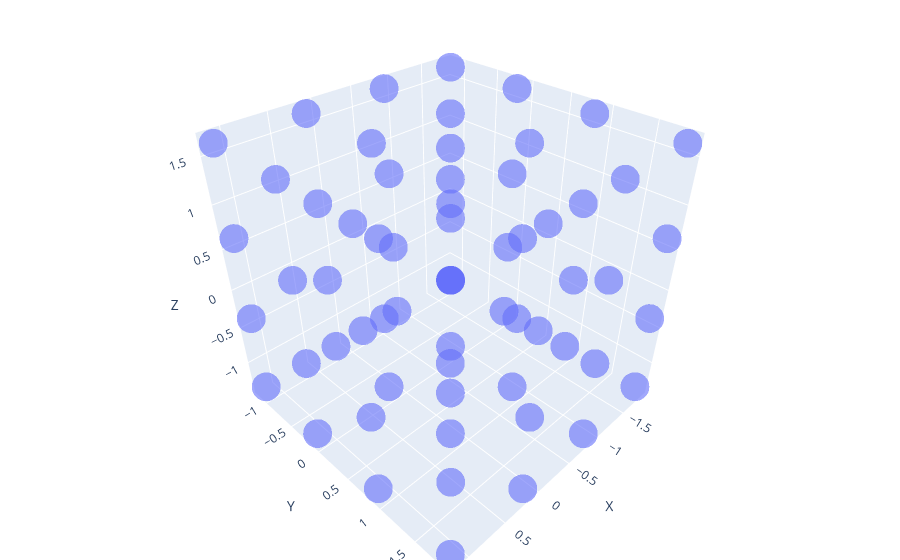

The cell this chart's notebook holds for it:
### Code cell
# @title
x = positions[0][:, 0]
y = positions[0][:, 1]
z = positions[0][:, 2]

fig = go.Figure(
    data=[
        go.Scatter3d(
            x=x,
            y=y,
            z=z,
            mode='markers',
            marker=dict(
                size=10,
                opacity=0.6
            )
        )
    ]
)


# # Special points (example: indices you want to highlight)
# highlight_idx = [0, 4, 7, 9, 10, 13, 14, 21, 26]

# fig.add_trace(
#     go.Scatter3d(
#         x=positions[highlight_idx, 0],
#         y=positions[highlight_idx, 1],
#         z=positions[highlight_idx, 2],
#         mode='markers',
#         marker=dict(size=14, color='red'),
#         name='Highlighted'
#     )
# )

fig.update_layout(
    scene=dict(
        # xaxis=dict(range=[-L/2, L/2]),
        # yaxis=dict(range=[-L/2, L/2]),
        # zaxis=dict(range=[-L/2, L/2]),
        xaxis_title='X',
        yaxis_title='Y',
        zaxis_title='Z',
        aspectmode='cube'
    ),
    margin=dict(l=0, r=0, b=0, t=0)
)

fig.show()
fig.write_html("wigner_crystal_bcc_64_particles.html")

### Figure 1 — Plotly figure (JSON) as saved in the notebook; plotly's stock layout.template omitted (floating-point values rounded to 4 significant figures)
{"data": [{"marker": {"opacity": 0.6, "size": 10}, "mode": "markers", "type": "scatter3d", "x": [-1.859, 1.14, 0.1392, 0.1421, 1.14, -0.8595, 0.1416, 0.1409, -0.8585, 0.1413, -0.8581, 0.1416, -1.859, -1.858, -0.8591, -1.86, -0.8597, -1.859, -0.8594, 1.143, 1.14, -0.8593, 1.142, 0.1399, -0.8597, -1.86, -1.858, -0.8578, 1.141, 1.14, -0.8578, 1.14, 0.1413, 1.142, -1.857, 0.1411, -1.86, -1.857, -0.8605, 0.1427, -1.86, -0.8582, 1.141, -1.858, -0.8584, -0.859, -1.858, 1.141, 1.141, 0.1408, 0.1416, 1.139, 0.1399, 1.14, 0.1415, 0.1416, -0.8578, 1.14, -1.859, 1.143, 0.1413, -1.859, -1.859, -0.8592], "y": [-1.146, -1.145, -0.1424, 0.8568, -0.1412, -1.144, 1.857, 0.8554, 1.857, 0.8538, -0.1421, 1.858, 1.858, 1.857, -1.144, -0.143, 0.8563, -1.143, 0.855, -0.1424, 1.856, -0.1417, 1.857, 1.859, -1.144, -1.144, 0.8568, -1.143, -1.144, 0.8552, 0.856, 1.858, 0.857, -1.145, 0.8557, -1.144, 1.857, 1.859, 0.8579, 1.86, 0.8555, 1.858, 0.8568, 0.8554, 1.858, -0.1439, -0.1433, -1.143, -0.1452, -1.144, -1.145, -0.1414, -0.1413, 0.8559, -1.144, -0.1422, 1.86, 1.857, -0.1436, 0.8549, -0.1427, -0.1407, -1.144, -0.1422], "z": [0.6309, 0.631, 0.6306, 1.631, 0.6306, -1.369, 1.632, -1.37, 1.632, -0.368, -1.369, -1.369, 1.631, -0.3676, 1.632, 1.632, 1.633, -1.37, 0.6308, 1.631, 0.6306, -0.3676, -1.369, 0.6312, 0.6313, -0.3687, 0.6306, -0.37, 1.632, 0.6312, -0.3678, -0.3693, 0.6306, -0.3692, -1.368, -0.3673, -1.369, 0.6309, -1.37, -0.3684, -0.3683, -0.3676, 1.632, 1.63, -1.37, 1.631, -1.368, -1.37, -1.369, 1.632, -1.369, -0.3673, -0.3693, -1.371, 0.6306, -1.368, 0.6314, 1.631, -0.3682, -0.3691, 1.63, 0.6319, 1.633, 0.6305]}], "layout": {"margin": {"b": 0, "l": 0, "r": 0, "t": 0}, "scene": {"aspectmode": "cube", "xaxis": {"title": {"text": "X"}}, "yaxis": {"title": {"text": "Y"}}, "zaxis": {"title": {"text": "Z"}}}}}
